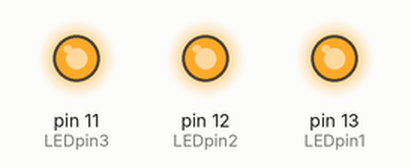
Recording of a sketch running on a simulated Arduino Uno, built with avr-gcc and run on an emulated ATmega328P. Shown: output pins drawn as LEDs (lit = HIGH).

Above: at 0.5 s.
At 3.5 s:
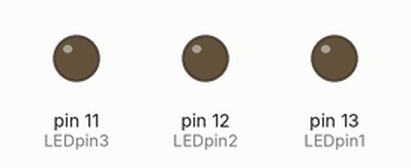
Timing chart, 0 to 4.6 s (numbered marks = the images above):
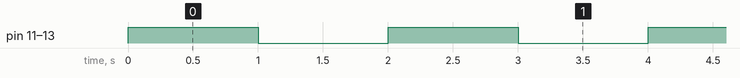

The sketch:

led_bulb.ino
```cpp
int LEDpin1 = 13; // First LED pin
int LEDpin2 = 12; // Second LED pin
int LEDpin3 = 11; // Third LED pin
int delayT = 1000; // Delay time in milliseconds

void setup() {
  // Configure the pins as OUTPUT
  pinMode(LEDpin1, OUTPUT);
  pinMode(LEDpin2, OUTPUT);
  pinMode(LEDpin3, OUTPUT);
}

void loop() {
  // Turn all LEDs ON
  digitalWrite(LEDpin1, HIGH);
  digitalWrite(LEDpin2, HIGH);
  digitalWrite(LEDpin3, HIGH);
  delay(delayT); // Wait for delayT milliseconds

  // Turn all LEDs OFF
  digitalWrite(LEDpin1, LOW);
  digitalWrite(LEDpin2, LOW);
  digitalWrite(LEDpin3, LOW);
  delay(delayT); // Wait for delayT milliseconds
}
```

Measured:
- by itself, pin 11 (LEDpin3), pin 12 (LEDpin2), pin 13 (LEDpin1): alternates HIGH for 1.0 s and LOW for 1.0 s
